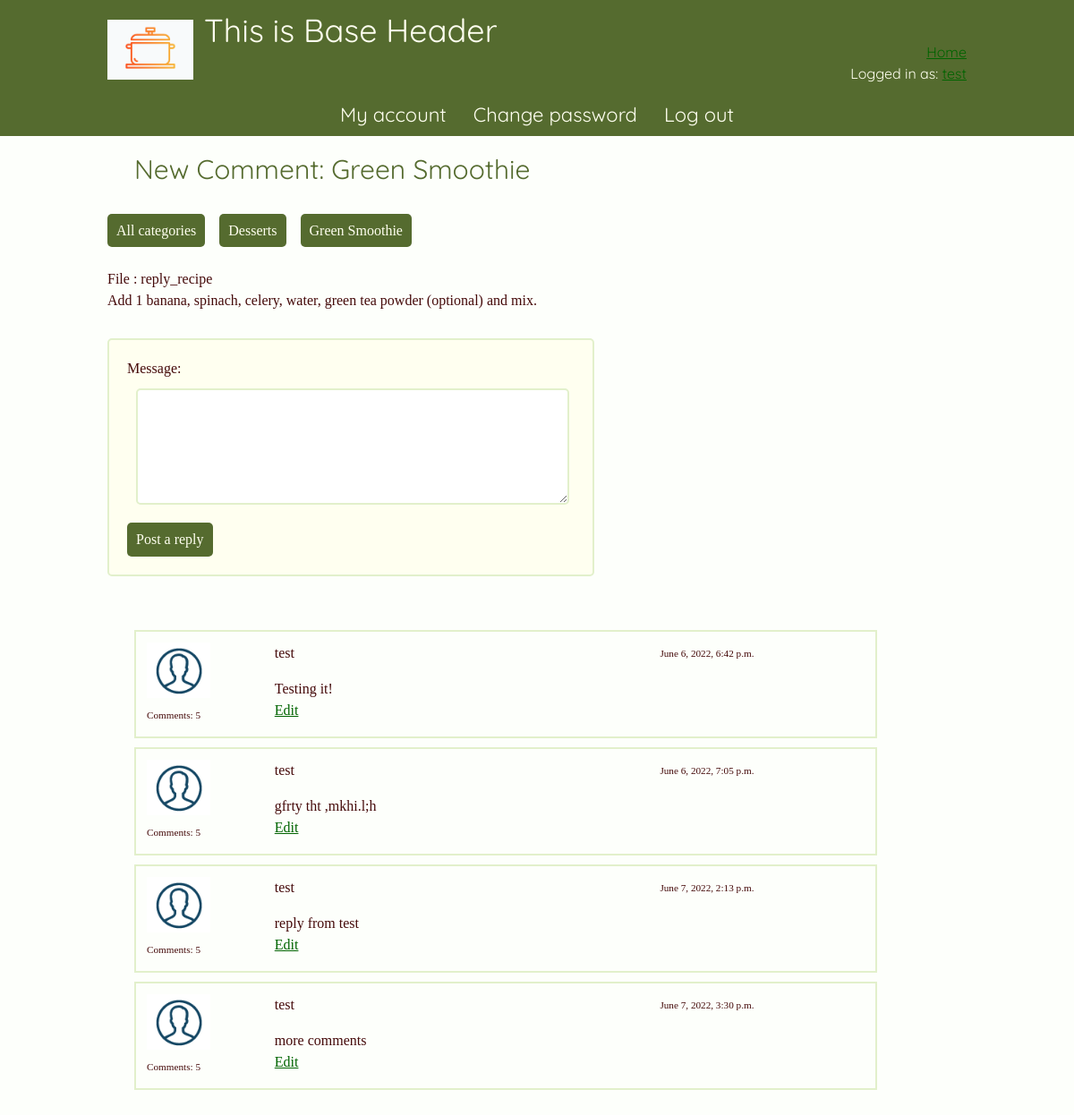
The app's page /addrecipe/1/recipes/2/reply/ (signed in) with its own data.
### addrecipe/models.py (models this page shows, shortened)
class Recipe(models.Model):
    subject = models.CharField(max_length=100)
    cooking_time = models.PositiveIntegerField();
    rec_description = models.CharField(max_length=1000)
    last_updated = models.DateTimeField(auto_now_add=True)
    category = models.ForeignKey(Category, related_name='recipes', on_delete=models.CASCADE)
    starter = models.ForeignKey(User, related_name='recipes', on_delete=models.CASCADE)
    views = models.PositiveIntegerField(default=0)

class Category(models.Model):
    name = models.CharField(max_length=40, unique=True)
    description = models.CharField(max_length=200)

class Comment(models.Model):
    message = models.CharField(max_length=500)
    recipe = models.ForeignKey(Recipe, related_name='comments', on_delete=models.CASCADE)
    created_at = models.DateTimeField(auto_now_add=True)
    updated_at = models.DateTimeField(null=True)
    created_by = models.ForeignKey(User, related_name='comments', on_delete=models.CASCADE)
    updated_by = models.ForeignKey(User, null=True, related_name='+', on_delete=models.CASCADE)

### addrecipe/views.py (the view)
# urls.py: url(r'^(?P<pk>\d+)/recipes/(?P<recipe_pk>\d+)/reply/$', views.reply_recipe, name='reply_recipe'),
@login_required
def reply_recipe(request, pk, recipe_pk):
    recipe = get_object_or_404(Recipe, category__pk=pk, pk=recipe_pk)
    if request.method == 'POST':
        form = CommentForm(request.POST)
        if form.is_valid():
            comment = form.save(commit=False)
            comment.recipe = recipe
            comment.created_by = request.user
            comment.save()
            return redirect('addrecipe:recipe_comments', pk=pk, recipe_pk=recipe_pk)
    else:
        form = CommentForm()
    return render(request, 'reply_recipe.html', {'recipe': recipe, 'form': form})

### addrecipe/forms.py
class CommentForm(forms.ModelForm):
    message = forms.CharField(
        widget=forms.Textarea(
            attrs={'rows': 6, 'class': 'form-input', 'autofocus': ''}
            ),
        max_length=1000,
    )
    class Meta:
        model = Comment
        fields = ['message' ]

### addrecipe/templates/reply_recipe.html (shortened to what this page needs)
{% extends 'base.html' %}
{% load static %}
{% block content %}
  <h2>New Comment: {{ recipe.subject }}</h2>
  <nav class="navbutton">
    <ul>
	  <li><a href="{% url 'addrecipe:addrecipe' %}">All categories</a></li>
	  <li><a href="{% url 'addrecipe:category_recipes' recipe.category.pk %}">{{ recipe.category.name }}</a></li>
	  <li><a href="{% url 'addrecipe:recipe_comments' recipe.category.pk recipe.pk %}">{{ recipe.subject }}</a></li>
    </ul>
  </nav>
  <p>File : reply_recipe</p>
  <p>{{ recipe.rec_description }}</p>
{% endblock %}
{% block content-2 %}
  <form method="post">
    {{ form.as_p }}
    <button type="submit">Post a reply</button>
  </form>
  {% for comment in recipe.comments.all %}
    <div class="grid-card">
      <div class="grid-item1">
        <img src="{% static 'addrecipe/images/userr.png' %}" alt="{{ comment.created_by.username }}" class="w-100">
        <p class="small-txt">Comments: {{ comment.created_by.comments.count }}</p>
      </div>
      <div class="grid-item2">
        <p>{{ comment.created_by.username }}</p>
      </div>
	  <div class="grid-item3">
 	    <p class="small-txt">{{ comment.created_at }}</p>
      </div>
      <div class="grid-item4">
	    {{ comment.message }}
        {% if comment.created_by == user %}
          <p><a href="{% url 'addrecipe:reply_recipe' recipe.category.pk recipe.pk %}" class="small_btn">Edit</a></p>
        {% endif %}
	  </div>
    </div>
  {% endfor %}
<div class="spaces"></div>
{% endblock %}

### addrecipe/templates/base.html (shortened to what this page needs)
{% load static %}
<!DOCTYPE html>
<html lang="en" dir="ltr">
<head>
	<link rel="stylesheet" type="text/css" href="{% static 'addrecipe/reset.css' %}">
    <link rel="stylesheet" type="text/css" href="{% static 'addrecipe/stylesheet.css' %}">
</head>
<body>
{% block body %}
  <header>
      <div class="content">
	    <img class="fl_l" src="{% static 'addrecipe/images/pot.png' %}" alt="will change this">
		<h1>This is Base Header</h1>
		<p class="fl_r"><a class="lighttext" href="{% url 'home' %}">Home</a></p>
		<br>
		{% if user.is_authenticated %}
            <p class="fl_r" >Logged in as: <a class="lighttext" href="{% url 'my_account' %}">{{ user.username }}</a></p>
		{% endif %}
		<br>
	  </div>
	  <div class="content">
	  <nav class="navbar">
		{% if user.is_authenticated %}
		<ul>
          <li><a class="lighttext" href="{% url 'my_account' %}">My account</a></li>
          <li><a class="lighttext" href="{% url 'password_change' %}">Change password</a></li>
          <li><a class="lighttext" class="dropdown-item" href="{% url 'logout' %}">Log out</a></li>
        </ul>
		{% else %}
        <ul>
          <li><a href="{% url 'login' %}" class="btn btn-outline-secondary">Log in</a></li>
          <li><a href="{% url 'signup' %}" class="btn btn-primary ml-2">Sign up</a></li>
        </ul>
		{% endif %}
	  </nav>
	  </div>
  </header>
<div class="content">
    {% block content %}
    {% endblock %}
	{% block content-2 %}
    {% endblock %}
</div>
{% endblock body %}
</body>
</html>

### addrecipe/static/addrecipe/stylesheet.css (style rules this page uses)
body { background: #FDFFFB; font-family: Verdana; color: #450a0a; line-height:1.5em; }
html,body { height: 100%; }
.fl_l { float:left; }
.fl_r { float:right; }
.content { width:960px; margin:10px auto; }
header, footer { background: darkolivegreen; color:ivory; padding-top:12px; font-family: 'Quicksand', sans-serif; }
.spaces { height:20px; }
header img { max-width: 10%; padding-right:12px; }
h1 { font-size:36px; }
h2, h3 { font-family: 'Quicksand', sans-serif; color: darkolivegreen; }
h2 { font-size:30px; padding:15px 10px 15px 30px; }
.small-txt { font-size:0.7em; }
.navbar ul { text-align:center; }
li { display:inline-block; }
.navbar { font-size:22px; }
.navbar li a { padding:12px; text-decoration:none; display:block; color:ivory; }
.navbutton ul { margin: 30px 0; }
.navbutton ul li { margin-right: 12px; }
.navbutton li a { padding:10px; text-decoration:none; background: darkolivegreen; border-radius: 5px; color:ivory; }
a:link { color: darkgreen; }
.grid-card { display: grid; grid-template-areas: 'pic create-by create-by create-by create-by create-by create-by create-at create-at' 'pic comment comment comment comment comment comment comment comment'; border: 2px solid #E2F0CB; gap:10px; padding: 12px; text-align: left; margin:5px 100px 10px 30px; }
.grid-item1 { grid-area: pic; }
.grid-item2 { grid-area: create-by; }
.grid-item3 { grid-area: create-at; }
.grid-item4 { grid-area: comment; }
form { width:500px; margin:10 auto 0; margin: 30px 0 60px; padding: 20px; background: ivory; border: 2px solid #E2F0CB; border-radius: 5px; text-align: left; }
form input, .form-input { width: 440px; vertical-align: bottom; font-size: 14px; font-family: Verdana; color: #450a0a; line-height:1.5em; padding: 0 20px; margin: 10px; border: 2px solid #E2F0CB; border-radius: 5px; }
form button { font-family: Verdana; font-size: 16px; margin: 10px 0 0 0; padding:10px; background: darkolivegreen; border-radius: 5px; border: 0; color:ivory; }

### records on screen
Recipe: subject "Green Smoothie", category.name "Desserts", rec_description "Add 1 banana, spinach, celery, water, green tea powder (optional) and mix."
Comment: created_by.username (picture), created_by.comments.count "5", created_by.username "test", created_at "June 6, 2022, 6:42 p.m.", message "Testing it!", shows "Edit"
Comment: created_by.username (picture), created_by.comments.count "5", created_by.username "test", created_at "June 6, 2022, 7:05 p.m.", message "gfrty tht ,mkhi.l;h", shows "Edit"
Comment: created_by.username (picture), created_by.comments.count "5", created_by.username "test", created_at "June 7, 2022, 2:13 p.m.", message "reply from test", shows "Edit"
Comment: created_by.username (picture), created_by.comments.count "5", created_by.username "test", created_at "June 7, 2022, 3:30 p.m.", message "more comments", shows "Edit"

### other values on screen
{{ user.username }} "test"
